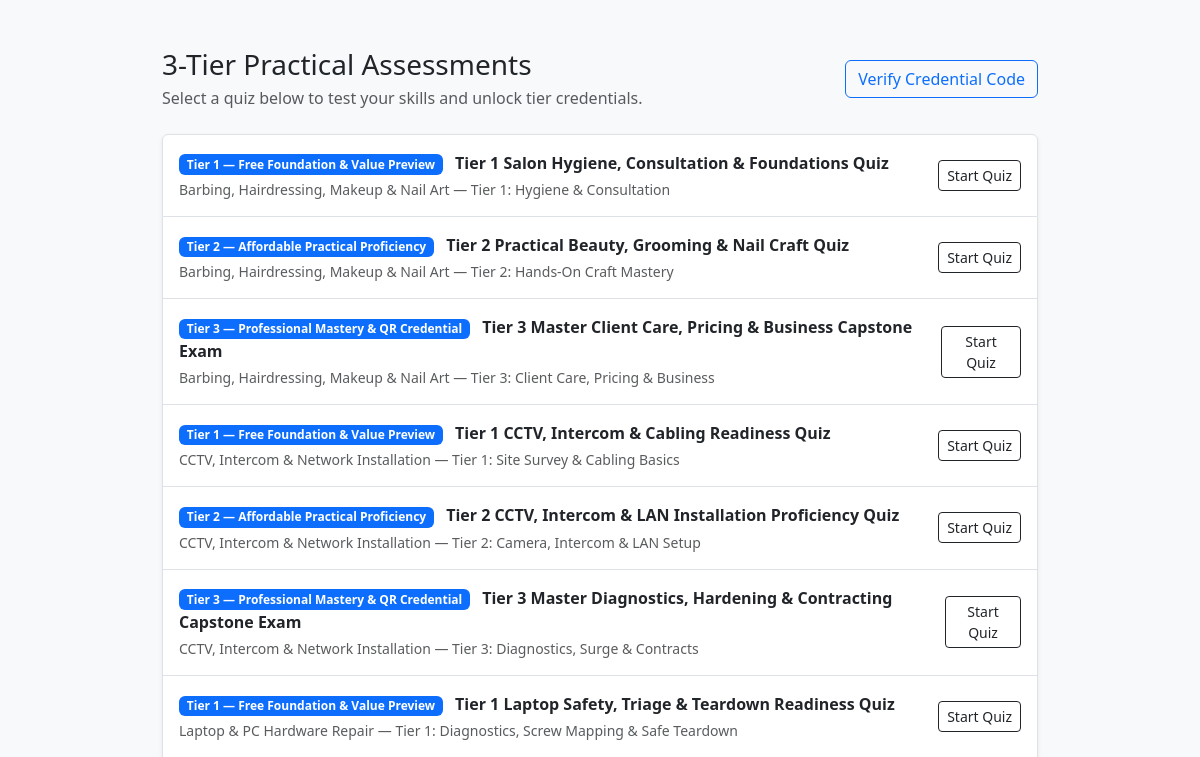
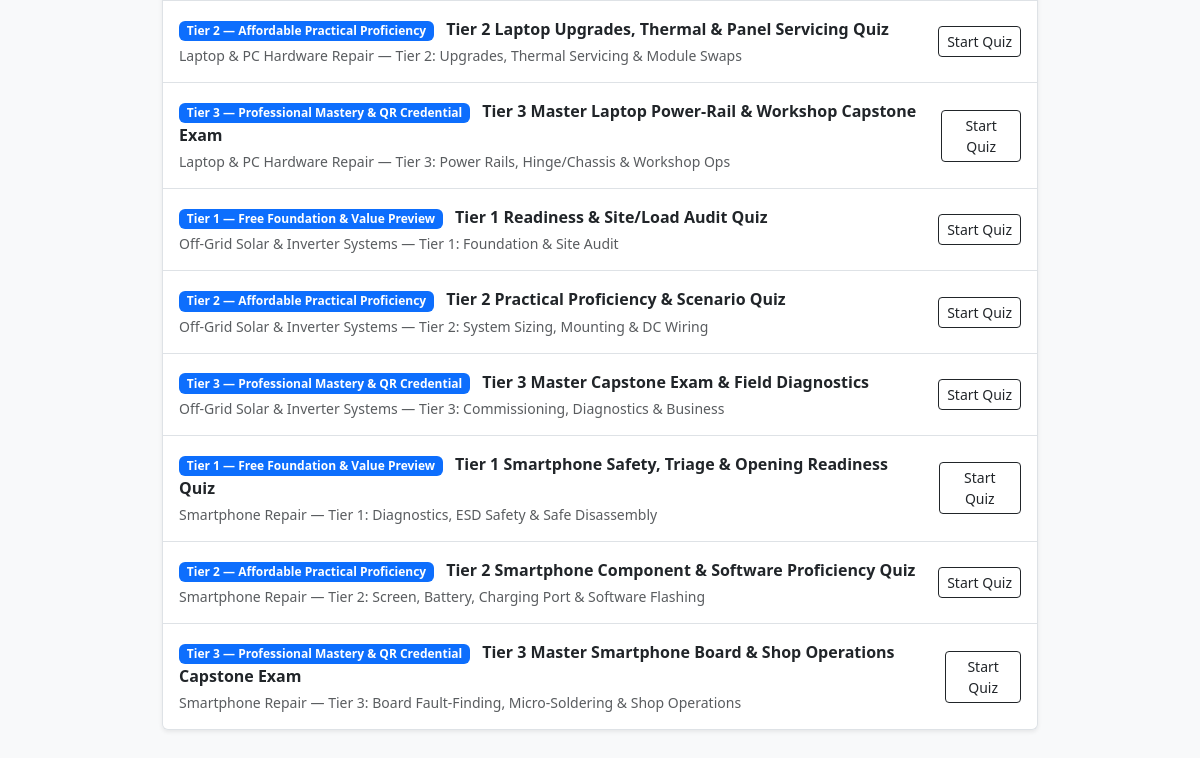
Before: /assessments/quiz/ with the older database file (2 pictures, top to bottom).
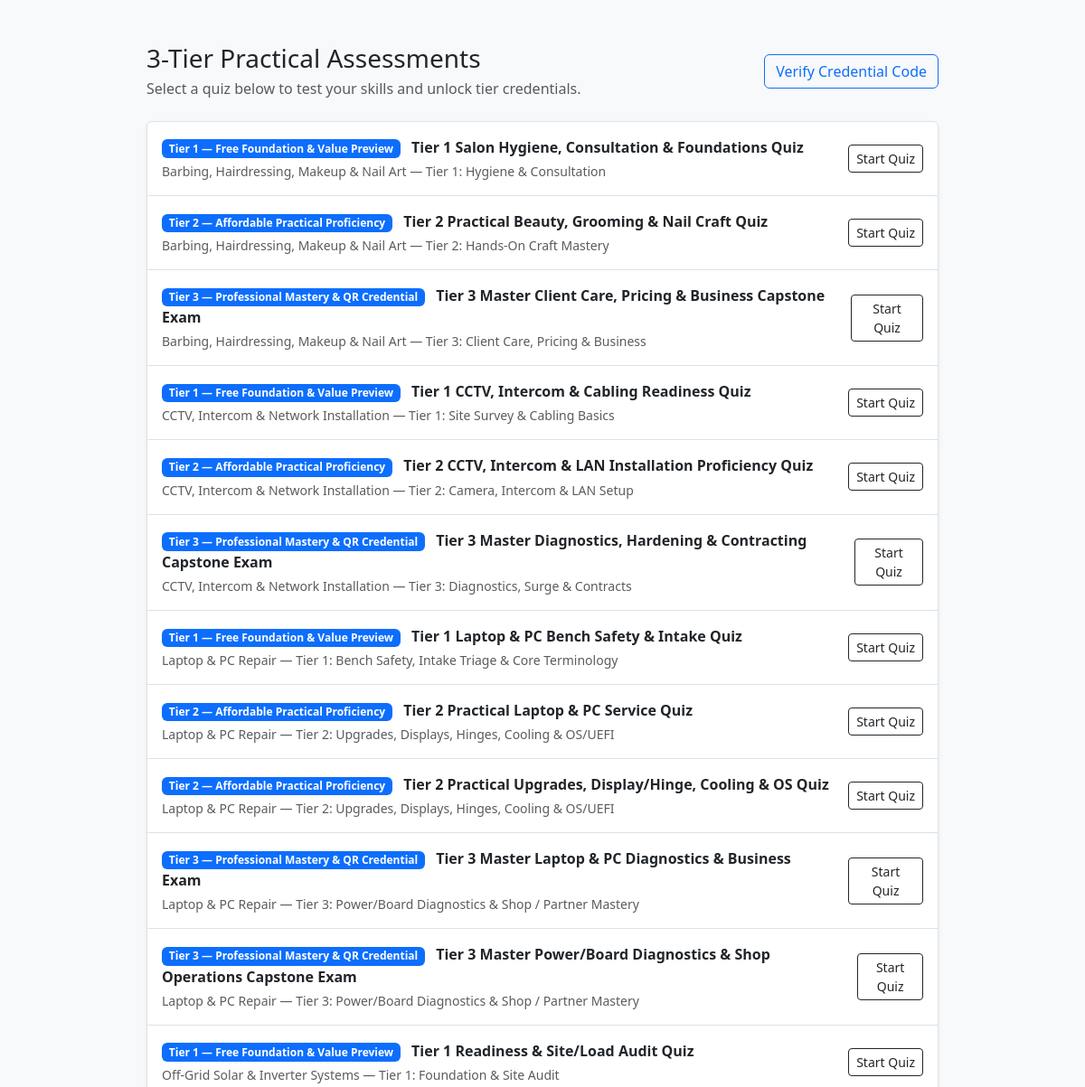
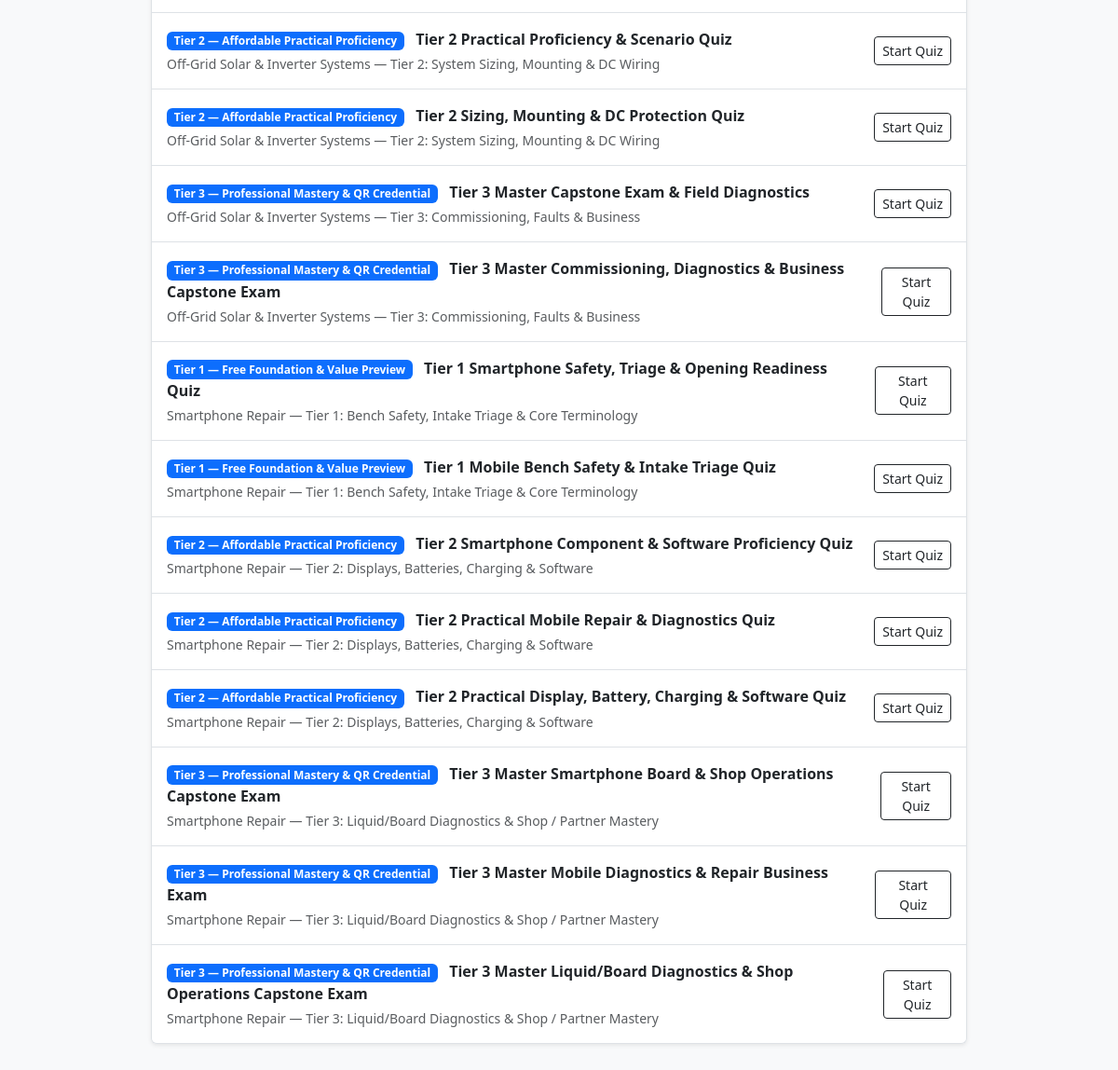
After: the same page with the newer database file (2 pictures, top to bottom).
### assessments/models.py (models this page shows, shortened)
class Quiz(models.Model):
    QUIZ_TYPE_CHOICES = [
        ("formative", "Periodic Knowledge Check (Lesson Checkpoint)"),
        ("module_test", "Module Proficiency Test"),
        ("scenario_exam", "Real-Life Diagnostic / Field Scenario Test"),
        ("final_exam", "Tier / Final Certification Capstone Exam"),
    ]
    TIER_CHOICES = TradeCourse.TIER_CHOICES
    title = models.CharField(max_length=255)
    tier = models.CharField(
        max_length=20,
        choices=TIER_CHOICES,
        default="tier_1",
        help_text="Assessment tier: Tier 1 (Readiness), Tier 2 (Proficiency), or Tier 3 (Mastery)",
    )
    trade_course = models.ForeignKey(
        TradeCourse, related_name="quizzes", on_delete=models.CASCADE, null=True, blank=True
    )
    trade_module = models.ForeignKey(
        TradeModule, related_name="quizzes", on_delete=models.CASCADE, null=True, blank=True
    )
    lesson = models.ForeignKey(
        TradeLesson, related_name="quizzes", on_delete=models.CASCADE, null=True, blank=True
    )
    instructions = models.TextField(
        blank=True,
        help_text="Clear instructions, scenario context, and rules before starting the test",
    )
    quiz_type = models.CharField(
        max_length=20, choices=QUIZ_TYPE_CHOICES, default="formative"
    )
    passing_score_percentage = models.PositiveIntegerField(
        default=75,
        help_text="Recommended: 70–75% for Tier 1/2, 80% for Tier 3 Capstone",
    )
    time_limit_minutes = models.PositiveIntegerField(
        default=20,
        help_text="Suggested time limit in minutes (0 = untimed for low-bandwidth flexibility)",
    )
    class Meta:
        verbose_name_plural = "Quizzes"
        ordering = ["tier", "id"]

### vocational/models.py (models this page shows, shortened)
class TradeCourse(models.Model):
    LEVEL_CHOICES = [
        ("Foundation", "Foundation / Beginner"),
        ("Intermediate", "Intermediate"),
        ("Advanced", "Advanced / Professional"),
    ]
    TIER_CHOICES = [
        ("tier_1", "Tier 1 — Free Foundation & Value Preview"),
        ("tier_2", "Tier 2 — Affordable Practical Proficiency"),
        ("tier_3", "Tier 3 — Professional Mastery & QR Credential"),
    ]
    category = models.ForeignKey(
        TradeCategory, related_name="trade_courses", on_delete=models.CASCADE
    )
    title = models.CharField(max_length=255)
    slug = models.SlugField(unique=True)
    description = models.TextField()
    banner_image = models.ImageField(
        upload_to="vocational/courses/",
        blank=True,
        null=True,
        help_text="Optional visual banner or setup diagram image for this course tier",
    )
    tier = models.CharField(
        max_length=20,
        choices=TIER_CHOICES,
        default="tier_1",
        help_text="Monetization & mastery tier: Tier 1 (Free), Tier 2 (Affordable Proficiency), Tier 3 (Professional + QR Credential)",
    )
    is_free_tier = models.BooleanField(
        default=True,
        help_text="True for Tier 1 appetite-building content; False for paid Tier 2/3 tracks",
    )
    level = models.CharField(
        max_length=50, choices=LEVEL_CHOICES, default="Foundation"
    )
    duration_hours = models.PositiveIntegerField(
        help_text="Practical training duration in hours"
    )
    credential_awarded = models.CharField(
        max_length=255,
        blank=True,
        help_text="e.g., Tier 1 Readiness Record, Tier 2 Proficiency Certificate, or Tier 3 Master QR Certificate & Transcript",
    )
    required_tools = models.TextField(
        help_text="List of tools, meters, crimpers, and PPE required for this trade"
    )
    safety_guidelines = models.TextField(
        help_text="Critical safety protocols, lockout/isolation rules, and hazard controls"
    )
    field_tips_summary = models.TextField(
        blank=True,
        help_text="High-value real-world 'trap avoidance' and self-employment tips for learners",
    )
    course_glossary_overview = models.TextField(
        blank=True,
        help_text="End-of-course or early-access glossary & reference guide covering course scope, duration, tools, terms, and safety",
    )
    is_featured = models.BooleanField(default=False)
    created_at = models.DateTimeField(auto_now_add=True)
    class Meta:
        ordering = ["tier", "title"]

### assessments/views.py (the view)
# urls.py: path("quiz/", views.quiz_list_view, name="quiz_list"),
def quiz_list_view(request):
    quizzes = Quiz.objects.select_related("trade_course").order_by("trade_course__title", "tier", "id")
    return render(request, "assessments/quiz_list.html", {"quizzes": quizzes})

### templates/assessments/quiz_list.html (shortened to what this page needs)
<!DOCTYPE html>
<html lang="en">
<head>
  <link href="https://cdn.jsdelivr.net/npm/bootstrap@5.3.3/dist/css/bootstrap.min.css" rel="stylesheet" />
</head>
<body class="bg-light">
  <div class="container py-5" style="max-width: 900px;">
    <div class="d-flex justify-content-between align-items-center flex-wrap gap-2 mb-4">
      <div>
        <h1 class="h3 mb-1">3-Tier Practical Assessments</h1>
        <p class="text-muted mb-0">Select a quiz below to test your skills and unlock tier credentials.</p>
      </div>
      <a href="{% url 'assessments:verify_lookup' %}" class="btn btn-outline-primary">Verify Credential Code</a>
    </div>
    <div class="list-group shadow-sm">
      {% for q in quizzes %}
        <a href="{% url 'assessments:quiz_submit' q.id %}" class="list-group-item list-group-item-action py-3">
          <div class="d-flex justify-content-between align-items-center gap-3">
            <div>
              <span class="badge bg-primary me-2">{{ q.get_tier_display }}</span>
              <strong>{{ q.title }}</strong>
              {% if q.trade_course %}
                <div class="small text-muted mt-1">{{ q.trade_course.title }}</div>
              {% endif %}
            </div>
            <span class="btn btn-sm btn-outline-dark">Start Quiz</span>
          </div>
        </a>
      {% empty %}
        <div class="list-group-item text-muted">No quizzes seeded yet.</div>
      {% endfor %}
    </div>
  </div>
</body>
</html>

Changed rows visible on the page:
removed Quiz: tier "Tier 1 — Free Foundation & Value Preview", title "Tier 1 Laptop Safety, Triage & Teardown Readiness Quiz", trade_course "Laptop & PC Hardware Repair — Tier 1: Diagnostics, Screw Mapping & Safe Teardown"
removed Quiz: tier "Tier 2 — Affordable Practical Proficiency", title "Tier 2 Laptop Upgrades, Thermal & Panel Servicing Quiz", trade_course "Laptop & PC Hardware Repair — Tier 2: Upgrades, Thermal Servicing & Module Swaps"
removed Quiz: tier "Tier 3 — Professional Mastery & QR Credential", title "Tier 3 Master Laptop Power-Rail & Workshop Capstone Exam", trade_course "Laptop & PC Hardware Repair — Tier 3: Power Rails, Hinge/Chassis & Workshop Ops"
added Quiz: tier "Tier 1 — Free Foundation & Value Preview", title "Tier 1 Laptop & PC Bench Safety & Intake Quiz", trade_course "Laptop & PC Repair — Tier 1: Bench Safety, Intake Triage & Core Terminology"
added Quiz: tier "Tier 2 — Affordable Practical Proficiency", title "Tier 2 Practical Laptop & PC Service Quiz", trade_course "Laptop & PC Repair — Tier 2: Upgrades, Displays, Hinges, Cooling & OS/UEFI"
added Quiz: tier "Tier 2 — Affordable Practical Proficiency", title "Tier 2 Practical Upgrades, Display/Hinge, Cooling & OS Quiz", trade_course "Laptop & PC Repair — Tier 2: Upgrades, Displays, Hinges, Cooling & OS/UEFI"
added Quiz: tier "Tier 3 — Professional Mastery & QR Credential", title "Tier 3 Master Laptop & PC Diagnostics & Business Exam", trade_course "Laptop & PC Repair — Tier 3: Power/Board Diagnostics & Shop / Partner Mastery"
added Quiz: tier "Tier 3 — Professional Mastery & QR Credential", title "Tier 3 Master Power/Board Diagnostics & Shop Operations Capstone Exam", trade_course "Laptop & PC Repair — Tier 3: Power/Board Diagnostics & Shop / Partner Mastery"
added Quiz: tier "Tier 2 — Affordable Practical Proficiency", title "Tier 2 Sizing, Mounting & DC Protection Quiz", trade_course "Off-Grid Solar & Inverter Systems — Tier 2: System Sizing, Mounting & DC Wiring"
changed through a linked row, Quiz "Tier 3 Master Capstone Exam & Field Diagnostics": trade_course "Off-Grid Solar & Inverter Systems — Tier 3: Commissioning, Diagnostics & Business" → "Off-Grid Solar & Inverter Systems — Tier 3: Commissioning, Faults & Business"
added Quiz: tier "Tier 3 — Professional Mastery & QR Credential", title "Tier 3 Master Commissioning, Diagnostics & Business Capstone Exam", trade_course "Off-Grid Solar & Inverter Systems — Tier 3: Commissioning, Faults & Business"
changed through a linked row, Quiz "Tier 1 Smartphone Safety, Triage & Opening Readiness Quiz": trade_course "Smartphone Repair — Tier 1: Diagnostics, ESD Safety & Safe Disassembly" → "Smartphone Repair — Tier 1: Bench Safety, Intake Triage & Core Terminology"
added Quiz: tier "Tier 1 — Free Foundation & Value Preview", title "Tier 1 Mobile Bench Safety & Intake Triage Quiz", trade_course "Smartphone Repair — Tier 1: Bench Safety, Intake Triage & Core Terminology"
changed through a linked row, Quiz "Tier 2 Smartphone Component & Software Proficiency Quiz": trade_course "Smartphone Repair — Tier 2: Screen, Battery, Charging Port & Software Flashing" → "Smartphone Repair — Tier 2: Displays, Batteries, Charging & Software"
added Quiz: tier "Tier 2 — Affordable Practical Proficiency", title "Tier 2 Practical Mobile Repair & Diagnostics Quiz", trade_course "Smartphone Repair — Tier 2: Displays, Batteries, Charging & Software"
added Quiz: tier "Tier 2 — Affordable Practical Proficiency", title "Tier 2 Practical Display, Battery, Charging & Software Quiz", trade_course "Smartphone Repair — Tier 2: Displays, Batteries, Charging & Software"
changed through a linked row, Quiz "Tier 3 Master Smartphone Board & Shop Operations Capstone Exam": trade_course "Smartphone Repair — Tier 3: Board Fault-Finding, Micro-Soldering & Shop Operations" → "Smartphone Repair — Tier 3: Liquid/Board Diagnostics & Shop / Partner Mastery"
added Quiz: tier "Tier 3 — Professional Mastery & QR Credential", title "Tier 3 Master Mobile Diagnostics & Repair Business Exam", trade_course "Smartphone Repair — Tier 3: Liquid/Board Diagnostics & Shop / Partner Mastery"
added Quiz: tier "Tier 3 — Professional Mastery & QR Credential", title "Tier 3 Master Liquid/Board Diagnostics & Shop Operations Capstone Exam", trade_course "Smartphone Repair — Tier 3: Liquid/Board Diagnostics & Shop / Partner Mastery"
